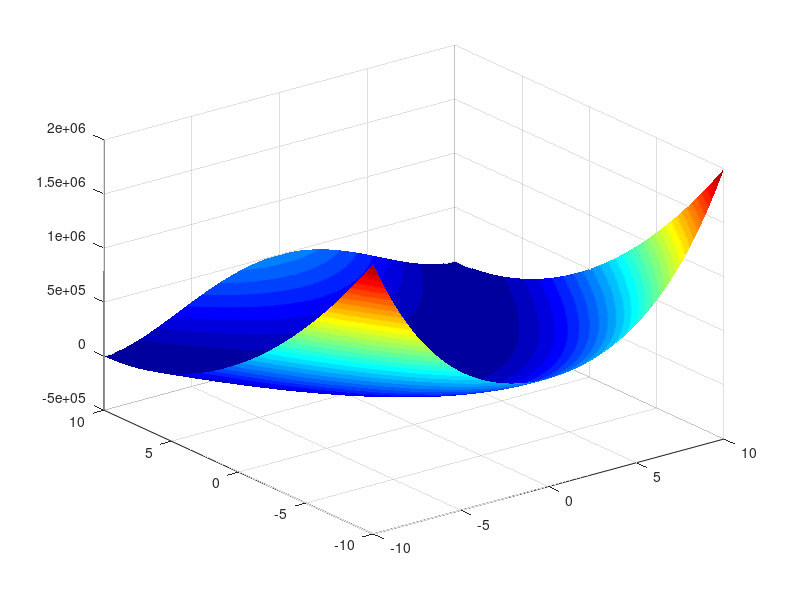

MATLAB code to generate this figure: (Note: this script raises an error after producing the figure.)
%x0 = [15 15]'; % Zadavanje početne točke
x0 = [-9 -9]';% Za Rosenbrockovu funkciju
f = @(a,b) -(10-a).^2+50*(10*b-a.^2).^2 ;
%f = @(x1,x2) x1.^2 + x1.*x2 + 3*x2.^2; % Tipična kvadratna funkcija
% redefine objective function syntax for use with optimization:
f2 = @(x) f(x(1),x(2));

err = 0.5e-9; 
errg = 0.5e-3;
maxiter=1000;
xnorm = inf;
gnorm = inf;
x = x0;
niter = 0;
figure(1);
a = -10:0.05:10; % Za Rosenbrockovu funkciju 
b = -10:0.05:10; % Za Rosenbrockovu funkciju
%a = -20:0.05:20; 
%b = -20:0.05:20;
[X,Y] = meshgrid(a,b);
Z = -(10-X).^2+50*((10*Y-(X.^2)).^2) ;
%Z = X.^2+X.*Y+3*Y.^2;
surf(X,Y,Z)
colormap(jet(31));
shading interp;
hold on

alfa = input('Za unaprijd zadani alfa unesi 1,\nza računanje alfa pomoću hesijana 2,\na za računanje alfa pomoću procjenjenih vrijednosti 3');

switch alfa
    case 0
        %alfa=0.01;
        alfa=0.00001; % Za Rosenbrockovu funkciju
        flag = 0;
    case 1
        flag = 1;
    case 2
        fold= f2(x0);
        %alfa=0.3;
        alfa=3e-5; % Za Rosenbrockovu funkciju
        flag = 2;
    otherwise
        disp('Niste unijeli 0,1 ili 2.')
        error('Alfa nije definiran.')
end

while and(gnorm >= errg, and(niter <= maxiter, xnorm >= err))
    gnormp=gnorm;
    g = grad(x);
    if (flag == 1)
        h = hessian(x);
        alfa = (g'*g)/(g'*h*g);
    end
  
    % take step:
    xnew = x - alfa*g;
    if (flag == 2)
        fnew = f2(xnew);
        alfa = -((g)'*g*alfa^2)/(2*(fnew-fold-alfa*(g)'*g));
        % if alfa < 1e-7  % Nužno kod Rosenbrockove funkcije za
%         približavanje minimumu
        %     alfa = 1e-7;
        % end
        fold = fnew;
  
%          if (gnorm-gnormp)<0.01 %Ubrzava za kvadratnu funkciju
%             flag=3;
%             alfa=0.25;
%             err = 0.5e-3;
%          end
        
    end
    xnorm = norm(x-xnew);
    gnorm = norm(g);
    % update termination metrics
    niter = niter + 1;
    
    % check step
    if ~isfinite(xnew)
        display(['Number of iterations: ' num2str(niter)])
        error('x is inf or NaN')
    end
    % plot current point
    if (flag == 0)
    plot3([x(1) xnew(1)],[x(2) xnew(2)],[f(x(1),x(2)) f(xnew(1),xnew(2))],'ro-')
    refresh
    end
    if(flag == 1)
    plot3([x(1) xnew(1)],[x(2) xnew(2)],[f(x(1),x(2)) f(xnew(1),xnew(2))],'g*-')  
    end
    if or(flag == 2 , flag == 3)
    plot3([x(1) xnew(1)],[x(2) xnew(2)],[f(x(1),x(2)) f(xnew(1),xnew(2))],'yx-')
    end
  x = xnew;
end
xopt = x;
fopt = f2(xopt);
niter = niter - 1;
fprintf('Minimum je nadjen na poziciji x = %.4f, y = %.4f',xopt(1),xopt(2))
fprintf('\nVrijednost funkcije u minimumu je %.4f', fopt)
fprintf('\nBroj iteracija %d',niter)
function g = grad(x)
g = [2*(10-x(1))-200*(10*x(2)*x(1)-x(1)^3) ; 1000*(10*x(2)-x(1)^2)];
%g = [2*x(1) + x(2);x(1) + 6*x(2)];
end
function h = hessian(x)
h=[600*x(1)^2-2000*x(2)-2 -2000*x(1);-2000*x(1) 10000];
%h=[2, 1;1 6];
end
